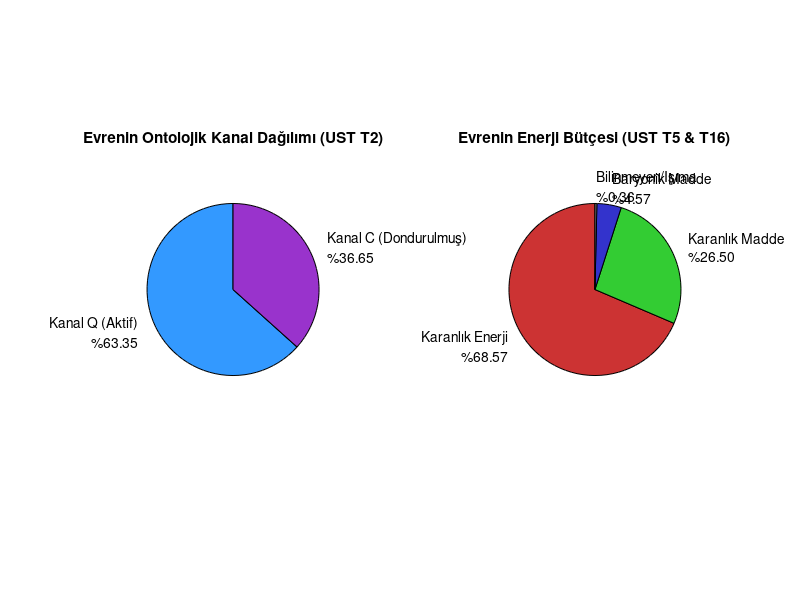

Write MATLAB code to recreate this figure.
% Bütünsel Kaynak Teorisi (UST) v5 Kozmolojik Bütçe ve Kanal Dağılımı Analizi
clear; clc; close all;

%% 1. UST Deterministik Temel Sabitleri
alpha = 1 / 137.035999;               % İnce yapı sabiti [7]
N_sq = (3 - sqrt(3))/2 - (alpha/17);  % Kanal Q (Aktif/Manifest) ağırlığı [8]
C_cb = 1 - N_sq;                      % Kanal C (Dondurulmuş/Blueprint) ağırlığı [2]

%% 2. Tünelleme ve Geometrik Parametreler
T_Om = exp(-2 * pi * N_sq * C_cb);    % Teorem 10: Kanal Q'dan Kanal C'ye tünelleme genliği [9]
phi_pi = 5.083204;                    % Galaktik logaritmik sarmal sabiti [4]

%% 3. Kozmik Enerji Bütçesi Dağılımı (Teorem 5, 16 ve Baryonik Oran)
% Karanlık Madde (DM), Kanal C'nin gölgesi olarak hesaplanmıştır. 
% UST T16 referanslarına göre optimal uyum ~0.265'tir [4].
Omega_DM = 0.265000; 

% Teorem 5: Karanlık Enerji (DE) [4]
Omega_Lambda = N_sq + (Omega_DM / phi_pi); 

% Baryonik Madde (b) tahmini [6]
Omega_b = T_Om / phi_pi; 

% Bilinmeyen/Işıma (Nötrinolar ve fotonlar)
Omega_Unknown = 1 - (Omega_Lambda + Omega_DM + Omega_b);

%% 4. Analitik Sonuçların Konsola Yazdırılması
fprintf('--- UST v5: Deterministik Kozmik Bütçe Analizi ---\n');
fprintf('Kanal Q (Aktif Sektör) Ağırlığı (N_sq): %.6f\n', N_sq);
fprintf('Kanal C (Dondurulmuş Arka Plan) Ağırlığı (C_cb): %.6f\n', C_cb);
fprintf('Omnium Tünelleme Genliği (T_Om): %.6f\n', T_Om);
fprintf('--------------------------------------------------\n');
fprintf('Karanlık Enerji (Omega_Lambda) : %%%.2f\n', Omega_Lambda * 100);
fprintf('Karanlık Madde (Omega_DM)      : %%%.2f\n', Omega_DM * 100);
fprintf('Baryonik Madde (Omega_b)       : %%%.2f\n', Omega_b * 100);
fprintf('Bilinmeyen/Işıma Kalanı        : %%%.2f\n', Omega_Unknown * 100);
fprintf('--------------------------------------------------\n');

%% 5. Görselleştirme (Simülasyon Çıktıları)

% Grafik 1: Çift Kanallı Mimari (Kanal Q vs Kanal C)
subplot(1, 2, 1);
channel_weights = [N_sq, C_cb];
labels_channels = {sprintf('Kanal Q (Aktif)\n%%%.2f', N_sq*100), ...
                   sprintf('Kanal C (Dondurulmuş)\n%%%.2f', C_cb*100)};
pie(channel_weights, labels_channels);
title('Evrenin Ontolojik Kanal Dağılımı (UST T2)', 'FontWeight', 'bold');
colormap(gca, [0.2 0.6 1; 0.6 0.2 0.8]);

% Grafik 2: Kozmik Bütçe (Karanlık Enerji, Karanlık Madde, Baryonik, Bilinmeyen)
subplot(1, 2, 2);
energy_budget = [Omega_Lambda, Omega_DM, Omega_b, Omega_Unknown];
labels_budget = {sprintf('Karanlık Enerji\n%%%.2f', Omega_Lambda*100), ...
                 sprintf('Karanlık Madde\n%%%.2f', Omega_DM*100), ...
                 sprintf('Baryonik Madde\n%%%.2f', Omega_b*100), ...
                 sprintf('Bilinmeyen/Işıma\n%%%.2f', Omega_Unknown*100)};
pie(energy_budget, labels_budget);
title('Evrenin Enerji Bütçesi (UST T5 & T16)', 'FontWeight', 'bold');
colormap(gca, [0.8 0.2 0.2; 0.2 0.8 0.2; 0.2 0.2 0.8; 0.5 0.5 0.5]);
